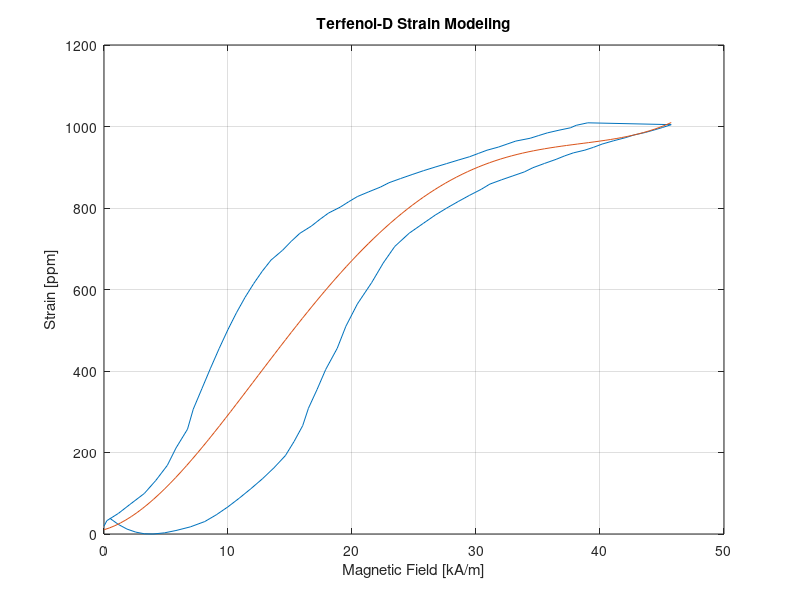
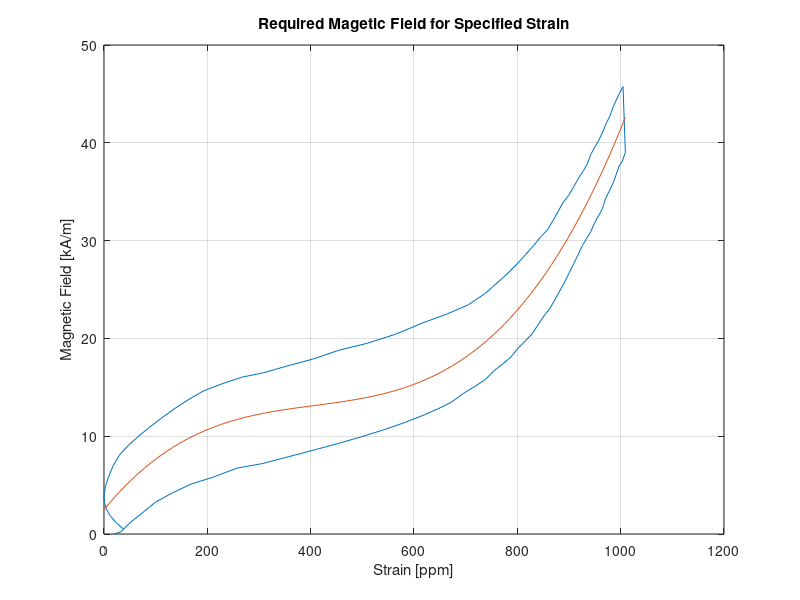
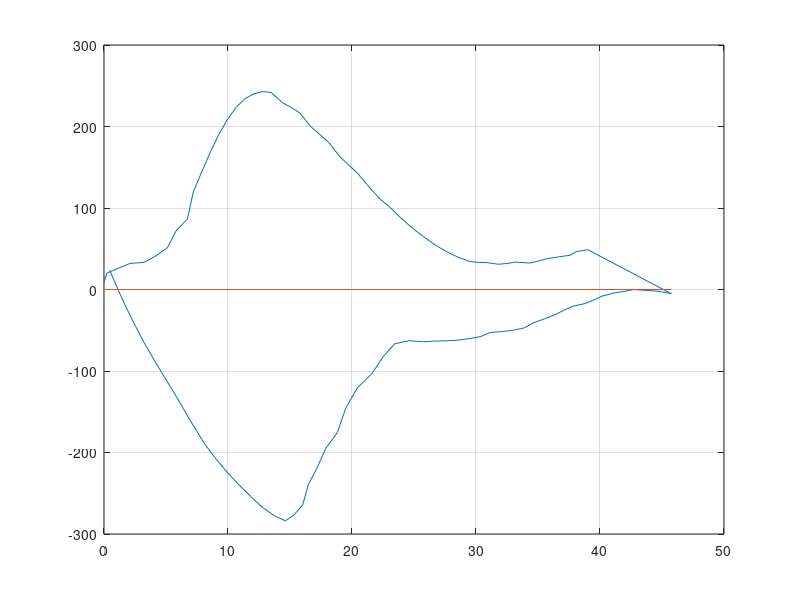

The MATLAB script that drew these images, in order:
%% Initializing Matlab
format compact
clear all
close all
clc
%% Raw Data assign
HH = [0.464409349
1.161022577
1.857635806
2.554249034
3.250863854
3.947477082
4.87629578
5.805114479
6.966138648
8.127161225
9.055979924
9.984797031
10.91361573
11.84243284
12.77125154
13.70007023
14.62888893
15.32550216
16.02211698
16.48652633
17.18313956
17.87975279
18.80857148
19.50518471
20.43400182
21.5950244
22.5238431
23.45266179
24.61368437
25.77470695
26.70352565
27.63234435
28.56116145
29.48998015
30.41879885
31.11541208
32.04423078
32.97304948
33.90186817
34.59848299
35.52730169
36.4561188
37.15273203
37.84934526
38.77816236
39.47477559
40.17139041
41.10020911
42.02902781
42.72564263
43.65446133
44.35107455
45.04768937
45.7443026
46.67311971
47.36973294
48.29855164
48.99516486
49.69177809
50.38839291
51.31721161
52.24603031
53.17484901
54.10366771
54.80028093
55.49689416
55.96130192
56.65791515
57.35452838
58.28334708
59.21216577
60.14098447
61.06980317
61.76641799
62.46303122
63.15964445
63.85625768
64.5528709
65.48168801
66.41050671
67.10712153
68.03594023
68.73255346
69.42916828
70.1257815
70.82239473
71.51900955
72.21562437
72.9122376
73.60885083
74.30546406
75.00207728
75.69869051
76.39530374
76.85971309
77.55632791
78.25294114
79.18175984
80.11057853
81.03939723
81.96821593
82.89703463
83.59364786
84.29026109
84.98687432
85.45128207
85.91569142
86.61230465
87.076714
87.77332882
88.70214752
89.39876075
90.09537557
90.79199039
91.48860361
91.95301296
92.64962619
93.34623942
94.04285265
94.73946588
95.4360791
96.13269392
96.82930715
97.52592038
98.2225352
98.91915002
99.61576325
100.0801726
100.7767874
101.2411968
101.93781
102.6344232
103.3310365
103.7954442
104.4920574
104.9564668
105.1886723
105.6530816
106.3496964
106.8141058
107.510719
108.2073322
108.9039471
109.3683564
110.0649696
110.7615829
111.4581961
112.1548093
112.8514225
113.3158319
113.7802412
114.2446506
114.7090599
115.1734693
115.8700825
116.3344919
117.0311067
117.495516
117.9599254
118.4243347
119.1209496
119.5853589
120.0497683
120.7463815
121.2107908
121.6751986
122.1396063
122.6040141
123.0684235
123.5328328
123.9972421
124.4616515
125.1582663
125.6226757
126.087085
126.5514944
127.0159037
127.2481076
127.7125169
128.1769263
128.6413356
129.105745
129.8023582
130.266766
130.7311737
131.1955831
131.6599924
132.1244018
132.5888111
133.0532205
133.5176298
133.9820392
134.2142447
134.678654
135.1430633
135.3752672
135.8396766
136.3040859
136.7684953
137.2329046
137.697314
138.1617233
138.3939272
138.6261327
138.8583381
139.3227475
139.5549514
140.0193607
140.2515646
140.7159724
140.9481762
141.4125856
141.8769949
142.3414043
142.8058136
143.270223
143.5024269
143.7346307
143.9668346
144.1990401
144.4312456
144.8956549
145.3600643
145.8244736
146.0566775
146.2888814
146.2888814
146.2888814
146.5210868
146.7532923
147.2177017
147.4499071
147.9143165
148.1465204
148.3787242
148.3787242
148.6109281
148.843132
149.0753359
149.3075397
149.5397436
150.004153
150.2363584
150.4685639
150.7007694
150.9329749
150.9329749
150.9329749
151.1651787
151.1651787
151.3973826
151.6295865
151.8617904
151.8617904
152.0939943
152.3261997
152.5584052
152.5584052
152.7906107
153.0228161
153.0228161
153.25502
153.4872255
153.4872255
153.7194294
153.7194294
153.4872255
153.7194294
153.9516332
153.9516332
154.1838371
154.416041
154.416041
154.6482465
154.6482465
154.6482465
154.6482465
154.6482465
154.6482465
154.8804519
155.1126574
155.3448629
155.5770684
155.3448629
155.3448629
155.3448629
155.3448629
155.3448629
155.5770684
155.3448629
155.3448629
155.3448629
155.3448629
155.3448629
155.3448629
155.3448629
155.1126574
154.8804519
154.6482465
154.6482465
154.416041
154.416041
154.416041
154.416041
154.416041
154.1838371
153.9516332
153.7194294
153.4872255
153.2550216
153.2550216
153.2550216
153.2550216
153.2550216
153.2550216
153.0228161
152.7906107
152.5584052
152.3261997
152.3261997
152.3261997
152.3261997
152.0939958
151.861792
151.3973826
151.1651787
150.9329749
150.7007694
150.4685639
150.2363584
150.004153
149.7719475
149.7719475
149.5397436
149.3075397
149.0753359
148.843132
148.6109281
148.3787242
148.1465204
147.9143165
147.6821126
147.4499087
147.2177032
146.9854978
146.7532923
146.288883
145.8244736
145.5922697
145.1278604
144.663451
144.4312456
143.9668362
143.7346307
143.5024269
143.270223
143.0380191
143.0380191
142.5736098
142.3414043
142.1091988
141.8769933
141.412584
140.9481762
140.4837685
140.0193607
139.554953
139.0905436
138.8583381
138.6261327
138.1617233
137.9295179
137.4651085
137.0006992
136.5362898
136.3040843
135.6074711
135.1430618
134.6786524
134.2142431
133.5176298
133.0532205
132.8210166
132.5888127
132.1244034
131.659994
131.4277886
130.9633792
130.266766
129.8023582
129.5701543
128.8735411
128.4091318
127.9447224
127.4803131
126.7836982
126.3192889
125.6226757
125.1582663
124.693857
124.2294476
123.7650383
123.3006289
122.8362196
122.1396063
121.4429931
120.7463799
120.2819705
119.5853573
119.120948
118.8887441
118.4243347
117.7277215
117.2633122
116.5666973
116.102288
115.4056748
114.7090599
114.2446506
113.7802412
113.0836264
112.6192171
112.1548093
111.6904
110.9937867
110.2971735
109.6005603
109.1361509
108.2073322
107.7429229
107.0463097
106.3496948
105.65308
105.1886707
104.4920574
103.7954442
103.3310365
102.6344232
101.93781
101.2411968
100.7767874
100.0801726
99.38355937
98.68694614
97.99033132
97.2937165
96.59710327
96.13269392
95.4360791
94.73946588
94.04285265
93.5784433
92.88183007
92.18521684
91.48860361
90.79199039
89.86317169
89.16655687
88.46994364
87.77332882
87.076714
86.38010077
85.68348754
84.98687432
84.29026109
83.36144398
82.66483075
81.73601205
81.03939723
80.34278401
79.64616919
78.94955437
78.25294114
77.55632791
76.85971309
76.16309986
75.23428275
74.53766953
73.60885083
72.68003372
71.98342049
71.51901114
70.82239632
70.1257831
69.42916828
68.73255346
67.80373476
66.87491606
66.17830124
65.24948413
64.32066703
63.39184833
62.6952351
61.76641799
61.06980317
60.37318835
59.67657512
58.74775643
58.05114161
57.35452838
56.42571127
55.49689257
54.80027934
53.87146224
52.94264354
52.24602872
51.54941549
50.62059679
49.92398197
49.22736874
48.53075552
47.60193682
46.90532359
46.20871036
45.27989166
44.35107296
43.42225426
42.49343557
41.33241299
40.63579976
39.70698106
39.01036783
38.08155073
37.61714138
36.68832268
35.75950557
35.06289234
34.36627752
33.20525495
32.50864172
31.8120269
30.8832082
30.18659497
29.48998015
28.56116145
27.63234435
26.70352565
25.77470695
24.84588984
23.91707114
22.98825244
22.29163922
21.36282052
20.43400182
19.73738859
19.04077536
18.11195666
17.41534344
16.71873021
15.78991151
15.09329669
14.39668346
13.46786476
12.77124994
12.07463672
11.37802349
10.68141026
9.984797031
9.288183803
8.591570575
7.894957346
7.198342527
6.733933177
5.805114479
5.108499659
4.179680961
3.250862262
2.089839684
1.161022577
0.23220547
0
];

SS = [
    38.7236
23.43796
12.02468
4.68758
0.61142
0
2.85332
8.55996
17.52754
30.57128
47.07978
66.4416
88.0453
111.07566
135.3289
162.23164
192.3953
226.83896
265.76642
308.56622
354.62696
403.74484
455.71602
509.72528
564.54978
617.3362
665.23122
705.78914
738.19472
762.85556
782.42118
799.7449
815.84578
831.33522
845.80564
858.64558
869.03982
878.82262
888.60544
898.99968
909.39392
919.38054
927.9405
935.2776
942.00328
948.93278
956.88132
965.03368
972.3708
979.09648
985.41454
991.325
997.64306
1004.57256
1011.29824
1017.2087
1022.3039
1026.9915
1031.8829
1037.58954
1043.70378
1049.61424
1054.91326
1059.80466
1064.28846
1068.97606
1074.07126
1079.37028
1084.26168
1088.33784
1092.2102
1096.28638
1100.77018
1105.45778
1110.3492
1114.833
1118.50156
1121.9663
1125.83868
1129.91484
1133.7872
1137.86336
1141.3281
1144.58902
1148.05378
1152.12996
1156.00234
1160.07852
1163.54328
1166.6004
1169.45372
1172.71464
1175.97558
1179.23652
1182.49746
1185.35078
1188.2041
1191.26122
1194.52214
1197.78308
1201.24782
1204.10114
1206.54684
1209.19636
1211.84586
1214.29156
1217.3487
1220.40584
1222.85154
1225.50106
1228.5582
1231.0039
1233.6534
1236.50672
1238.74862
1240.7867
1243.0286
1245.0667
1247.5124
1250.36572
1252.60762
1254.84952
1257.49902
1259.74092
1261.779
1264.4285
1266.8742
1268.50468
1270.54276
1272.37704
1274.00752
1276.2494
1279.10272
1281.14082
1283.1789
1285.42078
1287.05126
1288.68172
1290.9236
1292.75788
1294.38836
1296.22264
1297.85312
1299.27978
1301.52168
1303.55976
1305.39404
1307.2283
1308.85878
1310.28544
1312.11972
1313.95398
1315.38064
1317.0111
1318.43776
1319.66062
1321.2911
1323.3292
1324.95968
1326.79396
1328.42442
1329.64726
1331.07392
1332.70438
1333.92722
1335.35388
1336.98436
1338.0034
1339.22626
1341.06054
1342.4872
1343.71004
1345.3405
1346.56334
1347.37858
1348.80524
1350.0281
1351.25096
1352.67762
1353.90046
1354.7157
1356.34616
1357.77282
1358.99568
1360.42234
1361.849
1362.46044
1363.27568
1364.29472
1365.31378
1366.33282
1367.75948
1368.5747
1369.59374
1370.81658
1372.03944
1373.05848
1374.28134
1375.30038
1375.9118
1376.72702
1377.54226
1378.5613
1379.58036
1380.80322
1381.61846
1382.43368
1383.45272
1384.06414
1384.87938
1385.69462
1386.30606
1386.71368
1387.73272
1388.54794
1389.36316
1390.3822
1391.40124
1391.80886
1392.4203
1393.03174
1393.64316
1394.2546
1395.06984
1395.47746
1396.08888
1396.7003
1397.31172
1397.92314
1398.94218
1399.5536
1400.16504
1400.77646
1401.38788
1401.7955
1402.40694
1402.81456
1403.22218
1403.8336
1404.2412
1404.85262
1405.66784
1406.07546
1406.27928
1406.6869
1407.09452
1407.29834
1407.70596
1408.11358
1408.3174
1408.5212
1408.92882
1409.33644
1410.15166
1410.76308
1411.1707
1411.3745
1411.7821
1411.7821
1411.9859
1412.39352
1412.59732
1412.80114
1413.41258
1413.6164
1413.8202
1414.43164
1414.63544
1414.43162
1414.63542
1414.63542
1414.4316
1414.63542
1414.83924
1415.04306
1415.45068
1415.8583
1416.0621
1416.2659
1416.4697
1416.4697
1416.2659
1416.2659
1416.2659
1416.2659
1416.46972
1416.87734
1417.08116
1417.28498
1417.4888
1417.28498
1417.28498
1417.28498
1417.08116
1416.87734
1416.87734
1416.67352
1416.4697
1416.67352
1416.67352
1416.67352
1416.87734
1416.67354
1416.26592
1416.06212
1415.85832
1415.4507
1415.24688
1415.24688
1415.24688
1415.04306
1414.83924
1414.63544
1414.22782
1413.8202
1413.6164
1413.4126
1413.20878
1412.80116
1412.39354
1411.98592
1411.5783
1411.3745
1411.3745
1411.1707
1410.9669
1410.7631
1410.35548
1409.74406
1409.33644
1408.725
1408.31738
1407.90976
1407.70594
1407.29832
1407.09452
1406.6869
1406.07548
1405.66786
1405.26024
1404.64882
1404.0374
1403.62978
1402.81456
1402.20314
1401.5917
1400.98026
1400.57264
1400.36882
1399.55358
1398.94216
1398.33074
1397.51552
1396.49648
1396.08886
1395.47744
1394.4584
1393.84696
1393.23554
1392.4203
1391.80886
1391.40124
1390.3822
1389.56696
1388.75174
1387.5289
1386.50986
1385.89844
1384.8794
1384.06416
1383.45274
1382.84132
1381.82228
1381.21086
1380.19182
1379.17276
1378.1537
1377.13466
1375.708
1374.68896
1373.66992
1372.44708
1371.63184
1371.0204
1370.00136
1369.18614
1368.3709
1366.94424
1365.51758
1364.49852
1363.07184
1361.64518
1360.82994
1359.8109
1358.58806
1357.56902
1356.54998
1355.12332
1353.90048
1352.47382
1350.84336
1349.4167
1348.19384
1346.76718
1345.54432
1344.52528
1343.09862
1341.67196
1340.4491
1339.02244
1337.39196
1336.1691
1334.53864
1332.70436
1331.2777
1329.85104
1328.22058
1326.99772
1325.77488
1323.9406
1322.51394
1320.88346
1319.0492
1317.41872
1315.99206
1313.95398
1312.11972
1310.48924
1308.65496
1306.82068
1305.39402
1303.55974
1301.52166
1299.68738
1297.85312
1295.81504
1293.98076
1292.14648
1290.1084
1288.27412
1286.43984
1284.40176
1282.56748
1280.5294
1278.2875
1276.24942
1274.21132
1271.76562
1269.72754
1267.68946
1265.24374
1262.79804
1260.75996
1258.51806
1256.07236
1254.03428
1251.9962
1249.5505
1247.1048
1244.65908
1242.00958
1239.36006
1236.71054
1233.85722
1231.20772
1228.762
1226.1125
1223.6668
1221.22108
1218.57156
1215.51444
1212.86492
1209.80778
1206.75066
1203.89734
1201.04402
1197.9869
1195.3374
1192.48408
1189.22314
1186.166
1183.10886
1179.4403
1175.97556
1172.71462
1169.24988
1165.78514
1162.72802
1159.46708
1156.20616
1152.94522
1149.27666
1145.40428
1141.73572
1137.65954
1133.58338
1129.71102
1125.83866
1121.7625
1117.89014
1113.81396
1109.53398
1105.45782
1101.17782
1096.69402
1092.21024
1087.72644
1082.83502
1078.14744
1073.45984
1068.36462
1063.47322
1058.78562
1053.6904
1048.5952
1043.7038
1038.20098
1032.49434
1026.7877
1020.87724
1014.96678
1009.05632
1002.94208
996.82782
990.91738
984.3955
977.87362
971.14792
964.21842
956.8813
949.5442
941.79948
933.85096
925.90244
917.5463
908.98634
900.42638
891.6626
882.08358
872.30076
862.11032
851.30846
839.89518
828.07428
815.43814
801.98678
787.72018
772.23072
755.51842
737.78708
718.01764
696.21012
672.16072
645.258
614.68672
580.8545
542.9461
500.96152
455.30838
407.00574
356.66502
306.3243
257.20644
210.9419
168.5497
131.45654
99.4586
72.55586
50.54452
32.81318
19.158
9.7828
4.27996
2.44568
4.48376
9.78278
18.13892
30.97886
47.48736
67.2568
89.67574
113.92898
139.40506
167.32684
198.71336
234.37988
274.73398
319.57188
368.28214
419.84572
474.0588
529.90234
585.74588
638.5323
685.20446
723.52048
753.68416
776.30692
794.44588
810.95438
827.25906
842.74852
856.81132
868.83604
878.82266
888.19786
897.98066
908.3749
918.97294
928.95956
937.1119
944.0414
950.97088
958.308
966.25654
974.40888
981.74598
987.86024
993.56688
999.27352
1005.7954
1012.9287
1019.8582
1025.76864
1030.86386
1035.75526
1040.85048
1046.55712
1052.67138
1058.37802
1063.26942
1067.75322
1072.237
1077.1284
1082.63122
1087.72644
1092.21022
1096.08258
1099.75114
1103.4197
1108.31112
1113.40634
1118.29776
1122.57774
1126.4501
1129.50722
1133.17578
1137.45576
1141.53194
1145.4043
1148.86904
1151.92616
1154.98328
1158.65182
1162.5242
1166.39656
1170.06512
1173.12226
1175.97558
1179.2365
1182.70126
1185.75838
1188.8155
1191.66882
1194.11454
1196.96786
1200.4326
1204.10116
1207.3621
1210.21542
1212.4573
1214.6992
1217.1449
1219.79442
1222.85154
1225.70488
1227.94678
1230.18868
1232.83818
1235.4877
1238.34102
1241.39814
1243.84384
1245.67812
1247.7162
1249.95808
1252.19998
1254.64568
1257.09138
1259.12946
1261.16756
1263.40946
1265.85516
1268.50468
1270.95038
1272.78464
1274.61892
1276.4532
1278.08366
1280.12176
1282.36366
1284.19794
1285.8284
1287.8665
1289.49696
1291.53504
1293.77692
1295.6112
1297.03786
1298.66834
1300.29882
1301.72548
1303.76358
1305.80166
1307.43212
1308.85878
1310.48926
1311.91592
1313.54638
1315.58446
1317.21492
1318.64158
1320.06824
1321.2911
1322.71776
1324.55204
1326.1825
1327.60916
1329.23962
1330.46248
1331.68534
1333.31582
1334.74248
1335.76154
1336.98438
1338.00342
1339.02246
1340.65292
1342.48718
1343.71004
1345.1367
1346.35954
1347.17478
1348.19384
1349.6205
1350.63954
1351.65858
1352.67762
1353.69666
1354.7157
1356.14236
1357.36522
1358.38426
1359.4033
1360.21854
1360.82996
1361.849
1362.86804
1363.68328
1364.70232
1365.72138
1366.74042
1367.96328
1369.18612
1370.20516
1371.2242
1371.83564
1372.44706
1372.85468
1373.66992
1374.28134
1375.09656
1376.1156
1377.13464
1377.94988
1378.96892
1379.78416
1380.19178
1380.80322
1381.21084
1381.41466
1382.02608
1382.84132
1383.45274
1384.26796
1385.08318
1385.69462
1386.30604
1386.91746
1387.5289
1387.93652
1388.54794
1388.75176
1389.15938
1389.36318
1389.9746
1390.1784
1390.99362
1391.40124
1392.01266
1392.6241
1393.23554
1393.43936
1393.84698
1394.2546
1394.05078
1394.25458
1394.6622
1395.06982
1395.47744
1396.29268
1396.7003
1396.9041
1397.1079
1397.1079
1397.1079
1397.3117
1397.3117
1397.3117
1397.92312
1398.33074
1398.53456
1399.14598
1399.5536
1399.3498
1399.5536
1399.5536
1399.3498
1399.5536
1399.7574
1399.7574
1399.9612
1400.36882
1400.36882
1400.57264
1400.77646
1400.98028
1400.98028
1401.1841
1400.98028
1400.77646
1400.77646
1400.77646
1400.57264
1400.77646
1400.98028
1400.77646
1400.77646
1400.98028
1400.57266
1400.36884
1400.16504
1399.75742
1399.5536
1399.7574
1399.5536
1399.5536
1399.7574
1399.34978
1398.94216
1398.94216
1398.73834
1398.12692
1397.92312
1397.71932
1397.3117
1397.1079
1397.1079
1397.1079
1397.1079
1397.1079
1396.9041
1396.7003
1396.29268
1395.68126
1395.27364
1394.86602
1394.4584
1394.2546
1394.2546
1394.0508
1393.84698
1393.64316
1393.43934
1392.8279
1392.42028
1392.01266
1391.40124
1390.99362
1390.58602
1389.77078
1389.36318
1389.15938
1388.54796
1388.34414
1388.34414
1387.5289
1386.71366
1386.10224
1385.287
1384.47176
1384.26794
1383.86032
1383.04508
1382.63748
1382.02606
1381.21084
1380.3956
1379.98798
1379.17274
1378.56132
1377.74608
1377.13466
1376.52324
1375.91182
1374.89278
1374.28136
1373.66994
1372.6509
1371.83566
1371.22422
1370.20518
1368.98232
1368.16708
1367.14804
1366.129
1365.51756
1364.90614
1363.8871
1363.27566
1362.46042
1361.44138
1360.42234
1359.6071
1358.18044
1356.9576
1355.93856
1354.9195
1353.90046
1353.28904
1352.4738
1351.45476
1350.43572
1349.21286
1347.99
1346.97096
1345.7481
1344.32144
1343.3024
1342.07956
1340.6529
1339.63386
1338.81864
1337.5958
1336.37294
1335.3539
1333.92724
1332.50058
1331.27772
1329.85106
1328.4244
1327.20154
1325.77488
1324.34822
1323.32918
1321.90252
1320.47586
1319.0492
1317.62254
1315.78826
1314.3616
1312.73114
1311.10066
1309.674
1308.04354
1306.41306
1305.1902
1303.76354
1301.92926
1300.5026
1299.07594
1297.03786
1295.4074
1293.77694
1291.94266
1290.1084
1288.68174
1286.84746
1285.21698
1283.58652
1281.75224
1279.71416
1277.87988
1275.8418
1273.8037
1271.96942
1269.93134
1267.89326
1266.05898
1264.2247
1261.9828
1260.14852
1258.31424
1256.27616
1254.23808
1252.4038
1249.9581
1247.5124
1245.0667
1242.621
1240.1753
1238.1372
1236.0991
1233.6534
1231.4115
1228.9658
1226.3163
1223.8706
1221.6287
1218.9792
1216.32968
1214.08778
1211.43828
1208.99258
1206.54686
1204.10116
1201.45164
1198.59832
1195.33738
1192.28026
1189.42694
1186.36982
1183.5165
1181.0708
1178.21748
1175.16036
1172.30704
1169.2499
1165.98896
1162.93184
1159.46708
1155.79852
1152.33378
1148.86904
1145.40428
1142.14336
1138.88242
1135.62148
1132.15672
1128.48818
1124.81962
1121.15108
1117.0749
1112.79492
1108.71874
1104.84638
1100.7702
1096.89784
1093.22928
1088.9493
1084.87312
1080.38932
1075.90554
1071.21796
1066.93798
1061.84276
1056.95136
1052.05994
1047.16852
1042.27712
1037.58952
1032.69812
1027.3991
1022.10008
1016.39344
1010.483
1004.77636
999.06972
992.95546
987.045
981.33836
975.02028
968.70222
962.38416
955.65848
948.32136
941.18806
933.64714
926.10622
918.3615
910.61678
902.46444
894.3121
885.75214
876.78456
867.61318
858.03418
847.84374
837.2457
826.24002
814.41912
802.1906
789.75828
776.3069
762.24412
747.7737
732.28426
715.57196
698.04442
679.09022
658.50556
636.90184
613.66766
588.80302
562.71552
535.40516
506.26054
476.7083
447.15606
417.1962
387.84778
359.72218
332.20802
305.7129
281.25586
258.22548
237.2332
218.4828
201.56668
186.28104
172.82968
160.39736
149.18788
139.20126
130.23368
121.87752
114.74422
108.22236
102.31192
97.0129
92.52912
70.31398
49.11788
28.94082
9.579
];
max_ppm = 1010; %[ppm] - max required Strain value

%UNCOMMENT LEXT LINE FOR MAXIMUM DATA PMM 
%max_ppm = max(SS+1)

% Creating S-H data for required Strain value
j=1;
for i=1:length(HH)
    if SS(i)<1010
    S(j) =SS(i);
    H(j)=HH(i);
    j=j+1;
    end
end

%% 
figure('Name','HS DATA')
plot(H,S); %Plotting raw data
hold 'on'
hspoly = polyfit(H,S,4); %Polynomial fit: Strain(Magnetic field)
hbase = linspace(0,max(H),length(H)); % X axis 
hsval = polyval(hspoly,hbase); %Y axis
plot(hbase,hsval); % ploting polynomial fitting: Strain as function of Magnetic fiels intensity
grid 'on'
ylabel('Strain [ppm]')
xlabel('Magnetic Field [kA/m]')
title('Terfenol-D Strain Modeling')
%% Raw Data Plotting
figure('Name','SH DATA')
plot(S,H)
hold 'on'
grid 'on'
xlabel('Strain [ppm]')
ylabel('Magnetic Field [kA/m]')
title('Required Magetic Field for Specified Strain')

%% Polynomial Modeling of Raw Data
shpoly = polyfit(S,H,3);
sbase = linspace(0,max(S));
shval = polyval(shpoly,sbase);
plot(sbase,shval);
%% Raw Data vs. Polynomial Data

for i = 1:length(H)
    dif_s(i) = S(i)-polyval(hspoly,H(i));
end
figure()
plot(H,dif_s)
hold 'on'
plot(H,zeros(1,length(H)))
hold 'off'
grid 'on'
